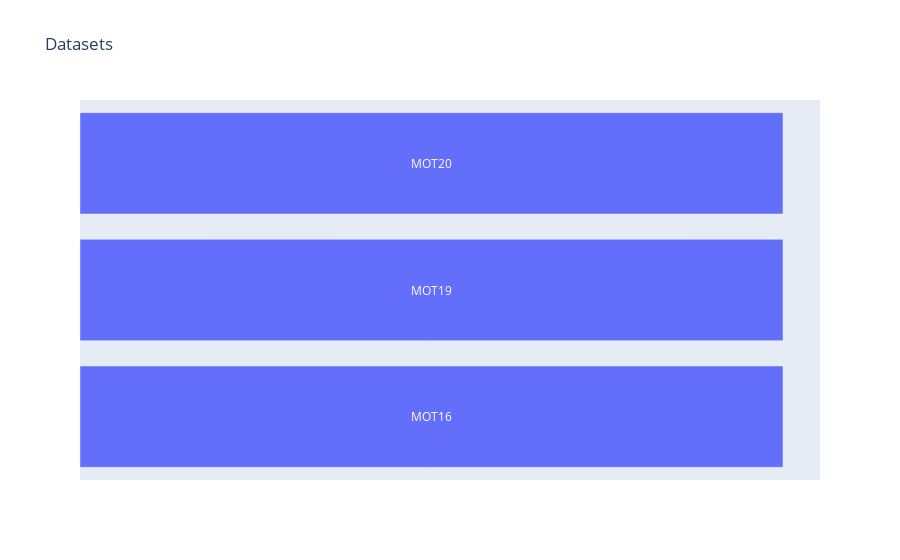

Notebook code cell kept with this figure:
### Code cell
df = pd.DataFrame(
    {
        "Trackers": ["Tracker_1", "Tracker_1", "Tracker_1"],
        "Datasets": ["MOT16", "MOT19", "MOT20"],
        "Metric": [1, 1, 1],
    }
)

fig0 = px.bar(df, x="Metric", y="Datasets", barmode="group", orientation="h", title="Datasets", text="Datasets")
fig0.update_traces(insidetextanchor='middle', textfont_color='white', showlegend=False)
fig0.update_xaxes(visible=False, showticklabels=False)
fig0.update_yaxes(visible=False, showticklabels=False)
fig0.show()

### Figure 1 — Plotly figure (JSON) as saved in the notebook; plotly's stock layout.template omitted (floating-point values rounded to 4 significant figures)
{"data": [{"alignmentgroup": "True", "hovertemplate": "Metric=%{x}<br>Datasets=%{text}<extra></extra>", "insidetextanchor": "middle", "legendgroup": "", "marker": {"color": "#636efa", "pattern": {"shape": ""}}, "name": "", "offsetgroup": "", "orientation": "h", "showlegend": false, "text": ["MOT16", "MOT19", "MOT20"], "textfont": {"color": "white"}, "textposition": "auto", "type": "bar", "x": [1, 1, 1], "xaxis": "x", "y": ["MOT16", "MOT19", "MOT20"], "yaxis": "y"}], "layout": {"barmode": "group", "legend": {"tracegroupgap": 0}, "title": {"text": "Datasets"}, "xaxis": {"anchor": "y", "domain": [0, 1], "showticklabels": false, "title": {"text": "Metric"}, "visible": false}, "yaxis": {"anchor": "x", "domain": [0, 1], "showticklabels": false, "title": {"text": "Datasets"}, "visible": false}}}
